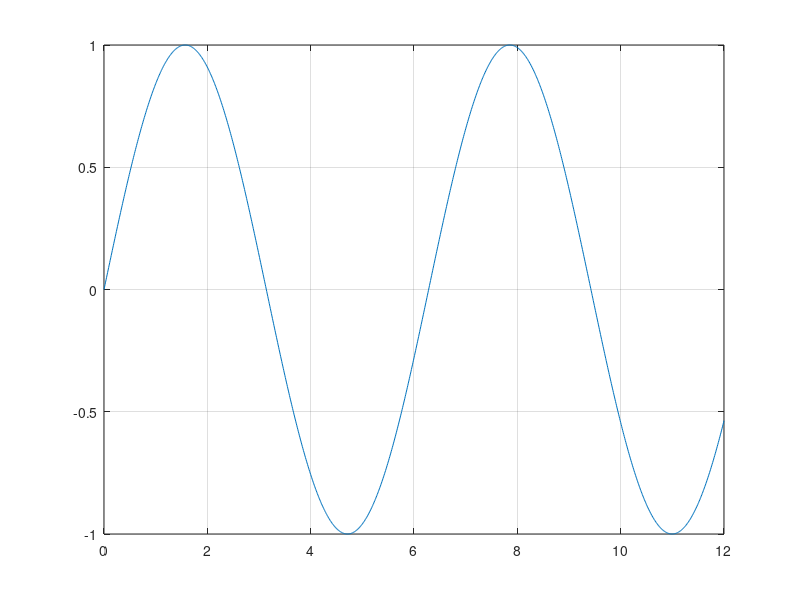

This chart was generated by the following MATLAB code:
clear all;  %smazani workspace (promennych)
clc;        %smazani vystupu konzole

x=0:0.01:12;      %hodnoty pro x osu
y=sin(x);        %vypocet hodnoty sinus pro vsechny prvky x
plot(x,y);       %vykresleni
grid on;         %zapnuti mrizky
